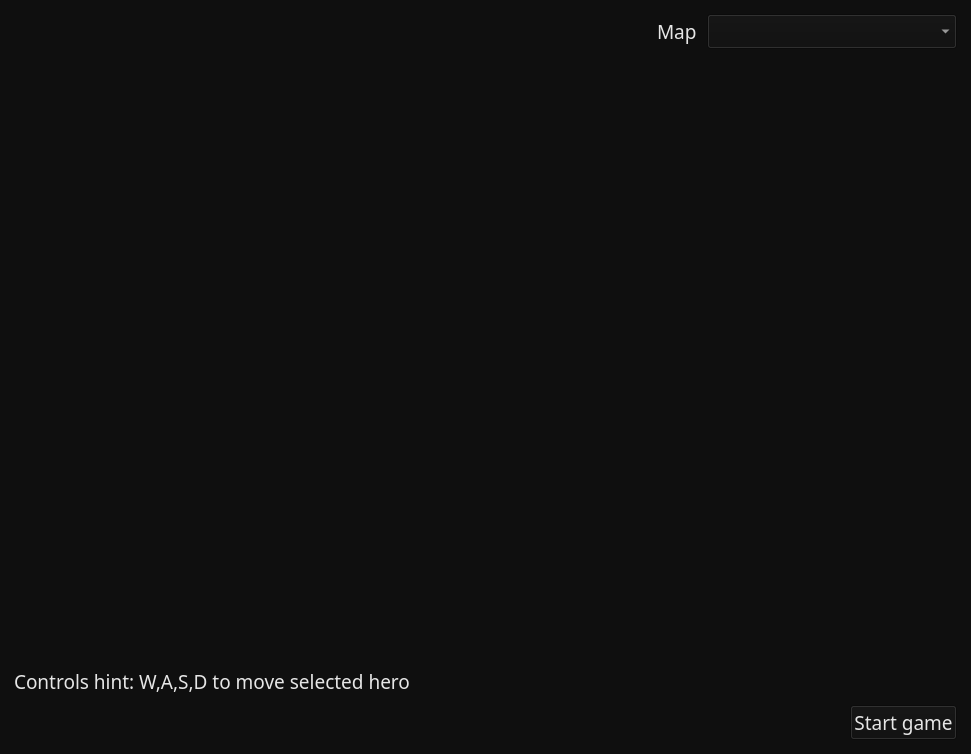
<?xml version="1.0" encoding="UTF-8"?>
<ui version="4.0">
 <class>UserInterface</class>
 <widget class="QMainWindow" name="UserInterface">
  <property name="geometry">
   <rect>
    <x>0</x>
    <y>0</y>
    <width>971</width>
    <height>754</height>
   </rect>
  </property>
  <property name="font">
   <font>
    <family>Ancient Modern Tales</family>
    <pointsize>14</pointsize>
    <weight>50</weight>
    <italic>false</italic>
    <bold>false</bold>
   </font>
  </property>
  <property name="windowTitle">
   <string>MainWindow</string>
  </property>
  <property name="styleSheet">
   <string notr="true">background-color: rgb(15, 15, 15);
font: 14pt &quot;Ancient Modern Tales&quot;;
color: rgb(230, 230, 230);
</string>
  </property>
  <widget class="QWidget" name="centralwidget">
   <layout class="QHBoxLayout" name="horizontalLayout_11">
    <item>
     <widget class="QStackedWidget" name="mainStack">
      <property name="currentIndex">
       <number>0</number>
      </property>
      <widget class="QWidget" name="page_mainMenu">
       <property name="font">
        <font>
         <family>Ancient Modern Tales</family>
         <pointsize>14</pointsize>
         <weight>50</weight>
         <italic>false</italic>
         <bold>false</bold>
        </font>
       </property>
       <layout class="QVBoxLayout" name="verticalLayout_17">
        <property name="spacing">
         <number>10</number>
        </property>
        <property name="leftMargin">
         <number>5</number>
        </property>
        <property name="topMargin">
         <number>5</number>
        </property>
        <property name="rightMargin">
         <number>5</number>
        </property>
        <property name="bottomMargin">
         <number>5</number>
        </property>
        <item>
         <layout class="QHBoxLayout" name="horizontalLayout_3">
          <item>
           <spacer name="horizontalSpacer_9">
            <property name="orientation">
             <enum>Qt::Horizontal</enum>
            </property>
            <property name="sizeHint" stdset="0">
             <size>
              <width>40</width>
              <height>20</height>
             </size>
            </property>
           </spacer>
          </item>
          <item>
           <widget class="QLabel" name="lbl_map">
            <property name="maximumSize">
             <size>
              <width>50</width>
              <height>16777215</height>
             </size>
            </property>
            <property name="text">
             <string>Map</string>
            </property>
           </widget>
          </item>
          <item>
           <widget class="QComboBox" name="cb_map">
            <property name="minimumSize">
             <size>
              <width>250</width>
              <height>0</height>
             </size>
            </property>
           </widget>
          </item>
         </layout>
        </item>
        <item>
         <spacer name="verticalSpacer">
          <property name="orientation">
           <enum>Qt::Vertical</enum>
          </property>
          <property name="sizeHint" stdset="0">
           <size>
            <width>20</width>
            <height>40</height>
           </size>
          </property>
         </spacer>
        </item>
        <item>
         <layout class="QHBoxLayout" name="horizontalLayout">
          <item>
           <spacer name="horizontalSpacer">
            <property name="orientation">
             <enum>Qt::Horizontal</enum>
            </property>
            <property name="sizeHint" stdset="0">
             <size>
              <width>40</width>
              <height>20</height>
             </size>
            </property>
           </spacer>
          </item>
          <item>
           <widget class="PlayerSettings" name="wgt_player1" native="true">
            <property name="minimumSize">
             <size>
              <width>400</width>
              <height>50</height>
             </size>
            </property>
            <layout class="QHBoxLayout" name="horizontalLayout_5">
             <property name="spacing">
              <number>25</number>
             </property>
            </layout>
           </widget>
          </item>
          <item>
           <spacer name="horizontalSpacer_10">
            <property name="orientation">
             <enum>Qt::Horizontal</enum>
            </property>
            <property name="sizeHint" stdset="0">
             <size>
              <width>40</width>
              <height>20</height>
             </size>
            </property>
           </spacer>
          </item>
         </layout>
        </item>
        <item>
         <layout class="QHBoxLayout" name="horizontalLayout_2">
          <item>
           <spacer name="horizontalSpacer_3">
            <property name="orientation">
             <enum>Qt::Horizontal</enum>
            </property>
            <property name="sizeHint" stdset="0">
             <size>
              <width>40</width>
              <height>20</height>
             </size>
            </property>
           </spacer>
          </item>
          <item>
           <widget class="PlayerSettings" name="wgt_player2" native="true">
            <property name="minimumSize">
             <size>
              <width>400</width>
              <height>50</height>
             </size>
            </property>
            <layout class="QHBoxLayout" name="horizontalLayout_15">
             <property name="spacing">
              <number>25</number>
             </property>
            </layout>
           </widget>
          </item>
          <item>
           <spacer name="horizontalSpacer_8">
            <property name="orientation">
             <enum>Qt::Horizontal</enum>
            </property>
            <property name="sizeHint" stdset="0">
             <size>
              <width>40</width>
              <height>20</height>
             </size>
            </property>
           </spacer>
          </item>
         </layout>
        </item>
        <item>
         <layout class="QHBoxLayout" name="horizontalLayout_6">
          <item>
           <spacer name="horizontalSpacer_4">
            <property name="orientation">
             <enum>Qt::Horizontal</enum>
            </property>
            <property name="sizeHint" stdset="0">
             <size>
              <width>40</width>
              <height>20</height>
             </size>
            </property>
           </spacer>
          </item>
          <item>
           <widget class="PlayerSettings" name="wgt_player3" native="true">
            <property name="minimumSize">
             <size>
              <width>400</width>
              <height>50</height>
             </size>
            </property>
            <layout class="QHBoxLayout" name="horizontalLayout_17">
             <property name="spacing">
              <number>25</number>
             </property>
            </layout>
           </widget>
          </item>
          <item>
           <spacer name="horizontalSpacer_7">
            <property name="orientation">
             <enum>Qt::Horizontal</enum>
            </property>
            <property name="sizeHint" stdset="0">
             <size>
              <width>40</width>
              <height>20</height>
             </size>
            </property>
           </spacer>
          </item>
         </layout>
        </item>
        <item>
         <layout class="QHBoxLayout" name="horizontalLayout_7">
          <item>
           <spacer name="horizontalSpacer_5">
            <property name="orientation">
             <enum>Qt::Horizontal</enum>
            </property>
            <property name="sizeHint" stdset="0">
             <size>
              <width>40</width>
              <height>20</height>
             </size>
            </property>
           </spacer>
          </item>
          <item>
           <widget class="PlayerSettings" name="wgt_player4" native="true">
            <property name="minimumSize">
             <size>
              <width>400</width>
              <height>50</height>
             </size>
            </property>
            <layout class="QHBoxLayout" name="horizontalLayout_19">
             <property name="spacing">
              <number>25</number>
             </property>
            </layout>
           </widget>
          </item>
          <item>
           <spacer name="horizontalSpacer_6">
            <property name="orientation">
             <enum>Qt::Horizontal</enum>
            </property>
            <property name="sizeHint" stdset="0">
             <size>
              <width>40</width>
              <height>20</height>
             </size>
            </property>
           </spacer>
          </item>
         </layout>
        </item>
        <item>
         <spacer name="verticalSpacer_3">
          <property name="orientation">
           <enum>Qt::Vertical</enum>
          </property>
          <property name="sizeHint" stdset="0">
           <size>
            <width>20</width>
            <height>40</height>
           </size>
          </property>
         </spacer>
        </item>
        <item>
         <widget class="QLabel" name="label_3">
          <property name="text">
           <string>Controls hint: W,A,S,D to move selected hero</string>
          </property>
         </widget>
        </item>
        <item>
         <layout class="QHBoxLayout" name="horizontalLayout_4">
          <item>
           <spacer name="horizontalSpacer_2">
            <property name="orientation">
             <enum>Qt::Horizontal</enum>
            </property>
            <property name="sizeHint" stdset="0">
             <size>
              <width>40</width>
              <height>20</height>
             </size>
            </property>
           </spacer>
          </item>
          <item>
           <widget class="QPushButton" name="pb_startGame">
            <property name="text">
             <string>Start game</string>
            </property>
           </widget>
          </item>
         </layout>
        </item>
       </layout>
      </widget>
      <widget class="QWidget" name="page_globalMap">
       <property name="styleSheet">
        <string notr="true"/>
       </property>
       <layout class="QGridLayout" name="gridLayout">
        <property name="leftMargin">
         <number>1</number>
        </property>
        <property name="topMargin">
         <number>1</number>
        </property>
        <property name="rightMargin">
         <number>1</number>
        </property>
        <property name="bottomMargin">
         <number>1</number>
        </property>
        <property name="spacing">
         <number>0</number>
        </property>
        <item row="0" column="0">
         <widget class="Canvas" name="wgt_globalMap" native="true">
          <property name="sizePolicy">
           <sizepolicy hsizetype="MinimumExpanding" vsizetype="MinimumExpanding">
            <horstretch>0</horstretch>
            <verstretch>0</verstretch>
           </sizepolicy>
          </property>
         </widget>
        </item>
        <item row="0" column="1">
         <widget class="QGroupBox" name="gb_gameInterface">
          <property name="sizePolicy">
           <sizepolicy hsizetype="MinimumExpanding" vsizetype="MinimumExpanding">
            <horstretch>0</horstretch>
            <verstretch>0</verstretch>
           </sizepolicy>
          </property>
          <property name="maximumSize">
           <size>
            <width>250</width>
            <height>16777215</height>
           </size>
          </property>
          <property name="title">
           <string/>
          </property>
          <property name="alignment">
           <set>Qt::AlignCenter</set>
          </property>
          <layout class="QVBoxLayout" name="verticalLayout_4">
           <property name="topMargin">
            <number>11</number>
           </property>
           <item>
            <widget class="QLabel" name="label">
             <property name="styleSheet">
              <string notr="true">font: 14pt;</string>
             </property>
             <property name="text">
              <string>Heroes</string>
             </property>
             <property name="alignment">
              <set>Qt::AlignCenter</set>
             </property>
            </widget>
           </item>
           <item>
            <widget class="QGroupBox" name="groupBox_2">
             <property name="title">
              <string/>
             </property>
             <property name="alignment">
              <set>Qt::AlignLeading|Qt::AlignLeft|Qt::AlignVCenter</set>
             </property>
             <property name="flat">
              <bool>false</bool>
             </property>
             <property name="checkable">
              <bool>false</bool>
             </property>
             <layout class="QVBoxLayout" name="verticalLayout_6">
              <property name="spacing">
               <number>0</number>
              </property>
              <item>
               <widget class="QPushButton" name="pb_hero_1">
                <property name="text">
                 <string/>
                </property>
                <property name="checkable">
                 <bool>false</bool>
                </property>
               </widget>
              </item>
              <item>
               <widget class="QPushButton" name="pb_hero_2">
                <property name="text">
                 <string/>
                </property>
                <property name="checkable">
                 <bool>false</bool>
                </property>
               </widget>
              </item>
             </layout>
            </widget>
           </item>
           <item>
            <widget class="ArmyLayout" name="wgt_armyLayout" native="true">
             <property name="minimumSize">
              <size>
               <width>0</width>
               <height>250</height>
              </size>
             </property>
            </widget>
           </item>
           <item>
            <spacer name="verticalSpacer_2">
             <property name="orientation">
              <enum>Qt::Vertical</enum>
             </property>
             <property name="sizeType">
              <enum>QSizePolicy::Expanding</enum>
             </property>
             <property name="sizeHint" stdset="0">
              <size>
               <width>20</width>
               <height>40</height>
              </size>
             </property>
            </spacer>
           </item>
           <item>
            <widget class="QPushButton" name="pb_nextTurn">
             <property name="font">
              <font>
               <family>Ancient Modern Tales</family>
               <pointsize>14</pointsize>
               <weight>50</weight>
               <italic>false</italic>
               <bold>false</bold>
              </font>
             </property>
             <property name="text">
              <string>Next Turn</string>
             </property>
            </widget>
           </item>
          </layout>
         </widget>
        </item>
        <item row="1" column="1">
         <widget class="QLabel" name="lbl_date">
          <property name="font">
           <font>
            <family>Ancient Modern Tales</family>
            <pointsize>12</pointsize>
            <weight>50</weight>
            <italic>false</italic>
            <bold>false</bold>
           </font>
          </property>
          <property name="styleSheet">
           <string notr="true">font: 12pt</string>
          </property>
          <property name="text">
           <string>Day/Week/Month</string>
          </property>
          <property name="alignment">
           <set>Qt::AlignCenter</set>
          </property>
         </widget>
        </item>
        <item row="1" column="0">
         <widget class="ResourcesView" name="wgt_resources" native="true">
          <layout class="QHBoxLayout" name="horizontalLayout_8">
           <property name="spacing">
            <number>0</number>
           </property>
           <property name="leftMargin">
            <number>0</number>
           </property>
           <property name="topMargin">
            <number>0</number>
           </property>
           <property name="rightMargin">
            <number>0</number>
           </property>
           <property name="bottomMargin">
            <number>0</number>
           </property>
          </layout>
         </widget>
        </item>
       </layout>
      </widget>
      <widget class="QWidget" name="page_battlefield">
       <layout class="QHBoxLayout" name="horizontalLayout_9">
        <property name="spacing">
         <number>0</number>
        </property>
        <property name="leftMargin">
         <number>0</number>
        </property>
        <property name="topMargin">
         <number>0</number>
        </property>
        <property name="rightMargin">
         <number>0</number>
        </property>
        <property name="bottomMargin">
         <number>0</number>
        </property>
        <item>
         <widget class="Battlefield" name="wgt_battlefield" native="true"/>
        </item>
       </layout>
      </widget>
      <widget class="QWidget" name="page_townView">
       <layout class="QHBoxLayout" name="horizontalLayout_10">
        <property name="spacing">
         <number>0</number>
        </property>
        <property name="leftMargin">
         <number>0</number>
        </property>
        <property name="topMargin">
         <number>0</number>
        </property>
        <property name="rightMargin">
         <number>0</number>
        </property>
        <property name="bottomMargin">
         <number>0</number>
        </property>
        <item>
         <widget class="TownView" name="wgt_townView" native="true"/>
        </item>
       </layout>
      </widget>
     </widget>
    </item>
   </layout>
  </widget>
 </widget>
 <customwidgets>
  <customwidget>
   <class>ArmyLayout</class>
   <extends>QWidget</extends>
   <header>ui/army_layout.h</header>
   <container>1</container>
  </customwidget>
  <customwidget>
   <class>Canvas</class>
   <extends>QWidget</extends>
   <header>ui/canvas.h</header>
   <container>1</container>
  </customwidget>
  <customwidget>
   <class>Battlefield</class>
   <extends>QWidget</extends>
   <header>ui/battlefield.h</header>
   <container>1</container>
  </customwidget>
  <customwidget>
   <class>TownView</class>
   <extends>QWidget</extends>
   <header>ui/town_view.h</header>
   <container>1</container>
  </customwidget>
  <customwidget>
   <class>ResourcesView</class>
   <extends>QWidget</extends>
   <header>ui/resources_view.h</header>
   <container>1</container>
  </customwidget>
  <customwidget>
   <class>PlayerSettings</class>
   <extends>QWidget</extends>
   <header>ui/player_settings.h</header>
   <container>1</container>
  </customwidget>
 </customwidgets>
 <resources/>
 <connections/>
</ui>
